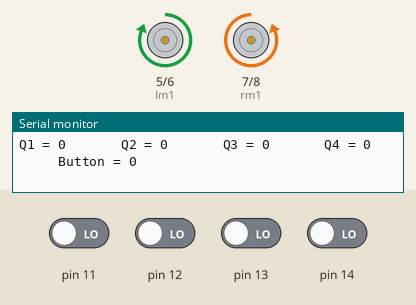
Recording of a sketch running on a simulated Arduino Uno, built with avr-gcc and run on an emulated ATmega328P. On the bench: motor-driver pin pairs drawn as motors (green arrow = first pin HIGH = forward, orange = second pin HIGH = backward, longer = more drive, scaled by the enable pin), the last lines printed to the serial monitor. The inputs (shaded band) are chosen by the test bench; at power-on: pin 11–14 LOW.

Above: at 1.2 s.
1.3 s: pin 11 driven HIGH
At 1.7 s:
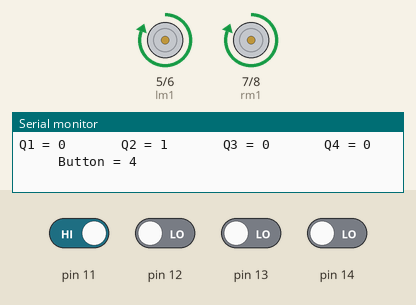
2.8 s: pin 14 driven HIGH
At 4.0 s:
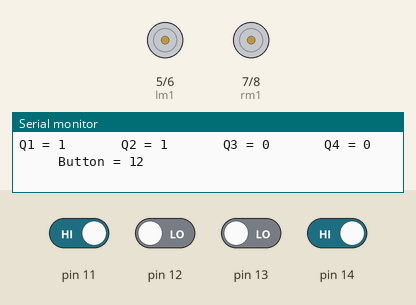
4.4 s: pin 11 driven LOW
7.4 s: pin 12 driven HIGH
10.4 s: pin 14 driven LOW
At 11.7 s:
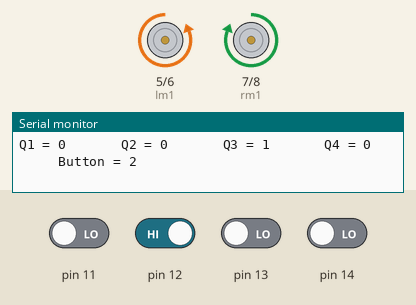
12.0 s: pin 11 driven HIGH
At 12.9 s:
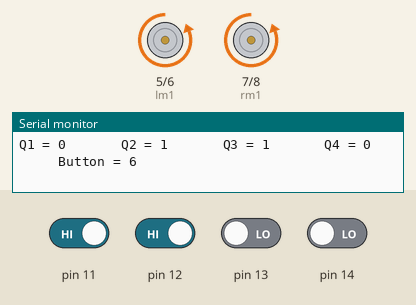
Timing chart, 0 to 14.6 s (numbered marks = the images above; inputs shaded):
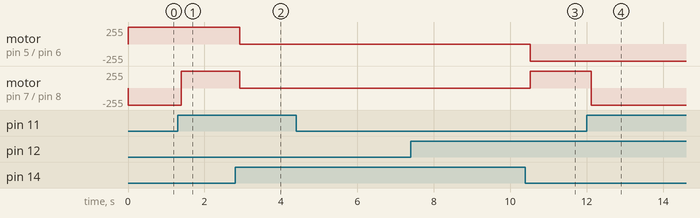

Measured:
- after the input at 1.3 s, motor on pin 7 (rm1) / pin 8 (rm2): backward 255/255 → forward 255/255 after 0.10 s
- after the input at 2.8 s, motor on pin 5 (lm1) / pin 6 (lm2), motor on pin 7 (rm1) / pin 8 (rm2): forward 255/255 → stopped after 0.13 s
- after the input at 10.4 s, motor on pin 5 (lm1) / pin 6 (lm2): stopped → backward 255/255 after 0.12 s; motor on pin 7 (rm1) / pin 8 (rm2): stopped → forward 255/255 after 0.12 s
- after the input at 12.0 s, motor on pin 7 (rm1) / pin 8 (rm2): forward 255/255 → backward 255/255 after 0.12 s

The sketch:

DTMF.ino
```cpp
const int lm1 = 5;
const int lm2 = 6;
const int lspeed = 9;
const int rm1 = 7;
const int rm2 = 8;
const int rspeed = 10;
int spd=255;
void setup() {
  pinMode(lm1, OUTPUT);
  pinMode(lm2, OUTPUT);
  pinMode(rm1, OUTPUT);
  pinMode(rm2, OUTPUT);
  pinMode(lspeed, OUTPUT);
  pinMode(rspeed, OUTPUT);
  analogWrite(lspeed, spd);
  analogWrite(rspeed, spd);
pinMode(14, INPUT);
pinMode(11, INPUT);
pinMode(12, INPUT);
pinMode(13, INPUT);
Serial.begin(9600);
}

void loop() {
  // put your main code here, to run repeatedly:
  int Q1 = digitalRead(14);
  int Q2 = digitalRead(11);
  int Q3 = digitalRead(12);
  int Q4 = digitalRead(13);
  int Button = Q4*1 + Q3*2 + Q2*4 + Q1*8 ;
  Serial.print("Q1 = ");
  Serial.print(Q1);
  Serial.print("       Q2 = ");
  Serial.print(Q2) ;
  Serial.print("       Q3 = ");
  Serial.print(Q3) ;
  Serial.print("       Q4 = ");
  Serial.print(Q4) ;
  Serial.print("       Button = ") ;
  Serial.println(Q4*1 + Q3*2 + Q2*4 + Q1*8) ;

  if( Button == 2)
  go_straight() ;
  else if( Button == 0 )
  {
    digitalWrite(lm1,HIGH);
  digitalWrite(lm2,LOW);
  digitalWrite(rm1,LOW);
  digitalWrite(rm2,HIGH);
  }
  else if( Button == 5 ){
    go_lleft() ;
  }

  else if( Button == 4 )
  {
    go_lleft() ;

  }
  else if( Button == 6 )
  {
    go_rright();
    }

  else
  stop_bot();
}

void go_straight()
{
  digitalWrite(lm1,LOW);
  digitalWrite(lm2,HIGH);
  digitalWrite(rm1,HIGH);
  digitalWrite(rm2,LOW);
}

void go_backward()
{
  digitalWrite(lm1,HIGH);
  digitalWrite(lm2,LOW);
  digitalWrite(rm1,LOW);
  digitalWrite(rm2,HIGH);
}

void stop_bot()
{
  digitalWrite(lm1,LOW);
  digitalWrite(lm2,LOW);
  digitalWrite(rm1,LOW);
  digitalWrite(rm2,LOW);
}

void go_left()
{
  digitalWrite(lm1,LOW);
  digitalWrite(lm2,LOW);
  digitalWrite(rm1,HIGH);
  digitalWrite(rm2,LOW);
}
void go_leftb()
{
  digitalWrite(lm1,LOW);
  digitalWrite(lm2,LOW);
  digitalWrite(rm1,LOW);
  digitalWrite(rm2,HIGH);
}

void go_right()
{
  digitalWrite(lm1,LOW);
  digitalWrite(lm2,HIGH);
  digitalWrite(rm1,LOW);
  digitalWrite(rm2,LOW);
}

void go_lleft()
{
  digitalWrite(lm1,HIGH);
  digitalWrite(lm2,LOW);
  digitalWrite(rm1,HIGH);
  digitalWrite(rm2,LOW);
}

void go_rright()
{
  digitalWrite(lm1,LOW);
  digitalWrite(lm2,HIGH);
  digitalWrite(rm1,LOW);
  digitalWrite(rm2,HIGH);
}

void go_rightb()
{
  digitalWrite(lm1,HIGH);
  digitalWrite(lm2,LOW);
  digitalWrite(rm1,LOW);
  digitalWrite(rm2,LOW);}
```
